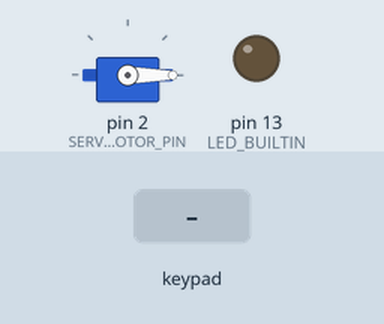
This sketch was run on a simulated Arduino Mega 2560, built with avr-gcc and run on an emulated ATmega2560. On the bench: servo, output pins drawn as LEDs (lit = HIGH). Dashed ring = blinking. Inputs (shaded band) come from the test bench. What the sketch prints to the serial monitor is not drawn.

Above: at 3.2 s.
3.3 s: key '2' pressed
At 3.37 s:
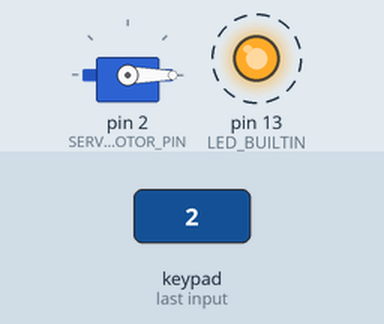
5.1 s: key 'A' pressed
At 6.2 s:
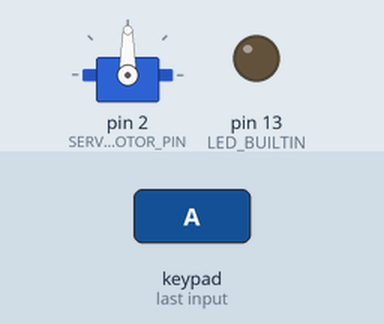
8.1 s: keypad keys 3 9 4 1 4 3 4 5 pressed 0.4 s apart
At 19.7 s:
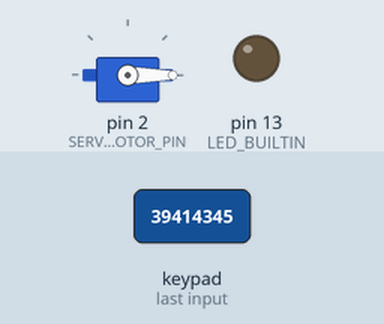
Timing chart, 0 to 20.3 s (numbered marks = the images above; inputs shaded):
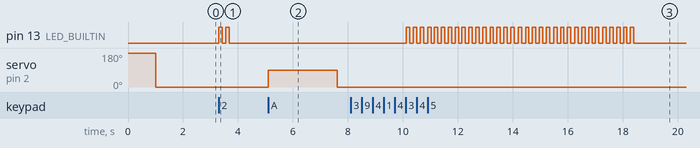

The sketch:

keypad.ino
```cpp
#include <Keypad.h>
#include <Servo.h>

const int ROW_NUM = 4; //four rows
const int COLUMN_NUM = 4; //four columns

char keys[ROW_NUM][COLUMN_NUM] = {
  {'1','2','3', 'A'},
  {'4','5','6', 'B'},
  {'7','8','9', 'C'},
  {'*','0','#', 'D'}
};

byte pin_rows[ROW_NUM] = {39, 41, 43, 45}; //connect to the row pinouts of the keypad
byte pin_column[COLUMN_NUM] = {47, 49, 51, 53}; //connect to the column pinouts of the keypad

Keypad keypad = Keypad( makeKeymap(keys), pin_rows, pin_column, ROW_NUM, COLUMN_NUM );

Servo servo;

/** CHANGE IF SERVO MOTOR PIN IS NOT 2 **/
const int SERVO_MOTOR_PIN = 2;

void runServo(int secs, int value) {
  int delay_time = secs*1000 / 2;
  Serial.print("Starting servo...");
  servo.write(value);
  delay(delay_time);
  servo.write(-value);
  delay(delay_time);
  Serial.print("Turning off servo...");
}

void flashLED(int times) {
  if (times == 0) return;
  digitalWrite(LED_BUILTIN, HIGH);
  delay(125);
  digitalWrite(LED_BUILTIN, LOW);
  delay(125);
  flashLED(times-1);
}

void setup(){
  pinMode(LED_BUILTIN, OUTPUT);
  digitalWrite(LED_BUILTIN, LOW);
  pinMode(SERVO_MOTOR_PIN,INPUT_PULLUP);
  //int mode = digitalRead(SERVO_MOTOR_PIN);
  servo.attach(SERVO_MOTOR_PIN);
  runServo(2, 180);
  Serial.begin(9600);
}

void loop(){
  char key = keypad.getKey();

  /*if (key){
    Serial.println(key);
  }*/
  if (key == 'A') {
    Serial.println("A was pressed.");
    runServo(5, 90);
    Serial.println("Done\n");
  }
  int num = (int)key - 48;
  String s = String(num);
  if (num > 0 && num < 10) { //check if key pressed is number
    Serial.println(s + " was pressed");
    Serial.print("Flashing LED " + s + " times...");
    flashLED(num);
    Serial.println("Done\n");
  }
}
```

Measured:
- after the input at 3.3 s, pin 13 (LED_BUILTIN): alternates HIGH for 0.13 s and LOW for 0.13 s, 4 changes in all, then stays LOW, starting at once
- after the input at 5.1 s, servo on pin 2 (SERVO_MOTOR_PIN): 0° → 90° at once, → 0° 2.5 s later
- after the input at 8.1 s, pin 13 (LED_BUILTIN): alternates HIGH for 0.13 s and LOW for 0.13 s, 66 changes in all, then stays LOW, starting after 2.0 s
